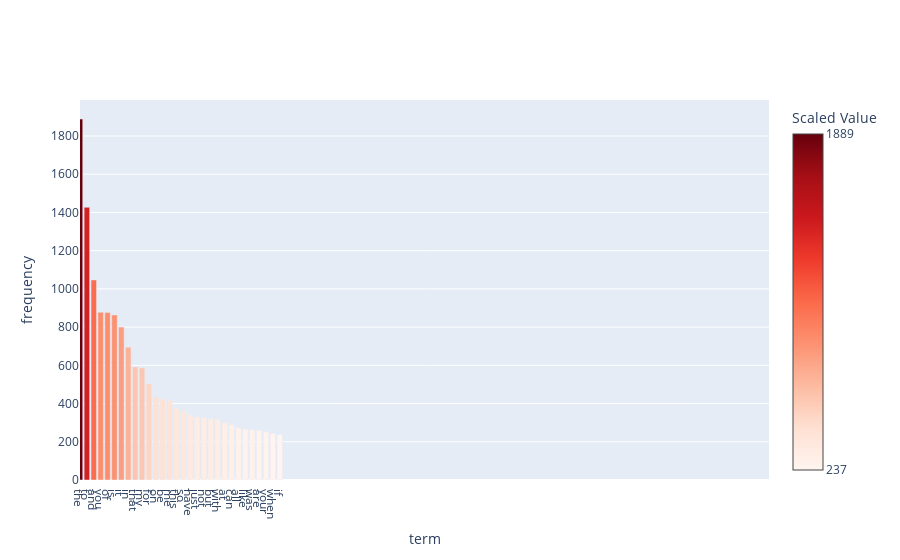

Source (notebook cell):
### Code cell
term_frequencies = np.asarray(word_counts.sum(axis=0))[0]
top_30_indices = term_frequencies.argsort()[::-1][:30]
# sort them back in the original order(optional, this is just to show the plot x-lable in the original order(that is alphabetical))
# top_300_indices = top_30_indices[np.argsort(top_300_indices)]
top_30_words = [count_vect.get_feature_names_out()[i] for i in top_30_indices]
print(top_30_words)

x=top_30_words
y=term_frequencies[top_30_indices]
# fig = px.bar(x=x, y=y)
fig = go.Figure()
fig.add_trace(go.Bar(x=x, y=y,
                    marker=dict(
                    color=y,
                    colorscale='Reds', 
                    colorbar=dict(title='Scaled Value', tickvals=[min(y), max(y)]) 
                )))


# Create a layout for the chart
fig.update_xaxes(
    title_text="term",
    fixedrange=False,
    range=[0, 100],
    constrain="domain",
    tickmode='array',  # Set tickmode to 'array' to use an array of tickvals
    tickvals=list(range(len(top_30_words))),  # Set tickvals to the range of x-values
    ticktext=x,  # Set ticktext to the x-labels
    autorange=False, showline=True
)

fig.update_yaxes(
    title_text="frequency",
    fixedrange=True
)
fig.update_layout(hovermode="x")

### Figure 1 — Plotly figure (JSON) as saved in the notebook; plotly's stock layout.template omitted (floating-point values rounded to 4 significant figures)
{"data": [{"marker": {"color": [1889, 1427, 1047, 878, 876, 864, 800, 695, 592, 587, 503, 436, 423, 416, 374, 362, 342, 330, 327, 319, 317, 299, 289, 273, 267, 262, 260, 253, 243, 237], "colorbar": {"tickvals": [237, 1889], "title": {"text": "Scaled Value"}}, "colorscale": [[0, "rgb(255,245,240)"], [0.125, "rgb(254,224,210)"], [0.25, "rgb(252,187,161)"], [0.375, "rgb(252,146,114)"], [0.5, "rgb(251,106,74)"], [0.625, "rgb(239,59,44)"], [0.75, "rgb(203,24,29)"], [0.875, "rgb(165,15,21)"], [1, "rgb(103,0,13)"]]}, "type": "bar", "x": ["the", "to", "and", "you", "of", "is", "it", "in", "that", "my", "for", "on", "be", "me", "this", "so", "have", "just", "not", "but", "with", "at", "can", "all", "like", "was", "are", "your", "when", "if"], "y": [1889, 1427, 1047, 878, 876, 864, 800, 695, 592, 587, 503, 436, 423, 416, 374, 362, 342, 330, 327, 319, 317, 299, 289, 273, 267, 262, 260, 253, 243, 237]}], "layout": {"hovermode": "x", "xaxis": {"autorange": false, "constrain": "domain", "fixedrange": false, "range": [0, 100], "showline": true, "tickmode": "array", "ticktext": ["the", "to", "and", "you", "of", "is", "it", "in", "that", "my", "for", "on", "be", "me", "this", "so", "have", "just", "not", "but", "with", "at", "can", "all", "like", "was", "are", "your", "when", "if"], "tickvals": [0, 1, 2, 3, 4, 5, 6, 7, 8, 9, 10, 11, 12, 13, 14, 15, 16, 17, 18, 19, 20, 21, 22, 23, 24, 25, 26, 27, 28, 29], "title": {"text": "term"}}, "yaxis": {"fixedrange": true, "title": {"text": "frequency"}}}}
